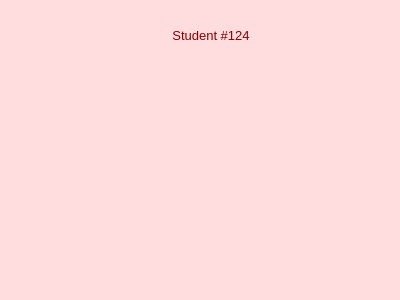
<?xml version="1.0" encoding="UTF-8"?>
<ui version="4.0">
 <class>DialogWindow</class>
 <widget class="QDialog" name="DialogWindow">
  <property name="geometry">
   <rect>
    <x>0</x>
    <y>0</y>
    <width>400</width>
    <height>300</height>
   </rect>
  </property>
  <property name="minimumSize">
   <size>
    <width>400</width>
    <height>300</height>
   </size>
  </property>
  <property name="maximumSize">
   <size>
    <width>400</width>
    <height>300</height>
   </size>
  </property>
  <property name="windowTitle">
   <string>Dialog</string>
  </property>
  <property name="styleSheet">
   <string notr="true">color: rgb(0, 0, 0);
background-color: rgb(255, 220, 221);</string>
  </property>
  <property name="sizeGripEnabled">
   <bool>false</bool>
  </property>
  <layout class="QVBoxLayout" name="verticalLayout">
   <item alignment="Qt::AlignHCenter">
    <widget class="QLabel" name="label">
     <property name="minimumSize">
      <size>
       <width>400</width>
       <height>50</height>
      </size>
     </property>
     <property name="maximumSize">
      <size>
       <width>400</width>
       <height>50</height>
      </size>
     </property>
     <property name="styleSheet">
      <string notr="true">color: darkRed;</string>
     </property>
     <property name="text">
      <string>&lt;html&gt;&lt;head/&gt;&lt;body&gt;&lt;p align=&quot;center&quot;&gt;&lt;span style=&quot; font-size:10pt;&quot;&gt;Student #124&lt;/span&gt;&lt;/p&gt;&lt;/body&gt;&lt;/html&gt;</string>
     </property>
    </widget>
   </item>
   <item>
    <widget class="QWidget" name="widget" native="true">
     <property name="minimumSize">
      <size>
       <width>400</width>
       <height>350</height>
      </size>
     </property>
     <property name="maximumSize">
      <size>
       <width>400</width>
       <height>350</height>
      </size>
     </property>
    </widget>
   </item>
  </layout>
 </widget>
 <resources/>
 <connections/>
</ui>
